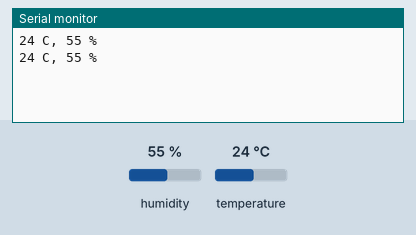
Bench run of a sketch on a simulated Arduino Uno, built with avr-gcc and run on an emulated ATmega328P. Shown: the last lines printed to the serial monitor. The inputs (shaded band) are chosen by the test bench; at power-on: humidity 55 %, temperature 24 °C.

Above: at 3.3 s.
3.4 s: humidity set to 22 %
At 5.8 s:
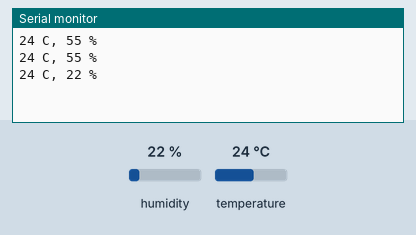
6.7 s: temperature set to 12 °C
At 8.6 s:
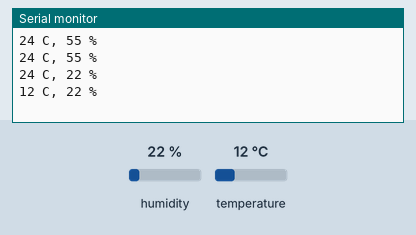
10.0 s: humidity set to 40 %
At 11.3 s:
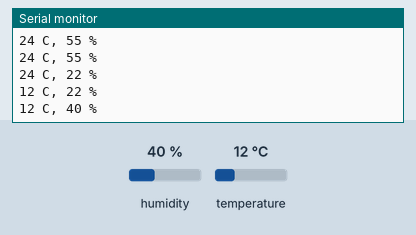
Timing chart, 0 to 13.0 s (numbered marks = the images above; inputs shaded):
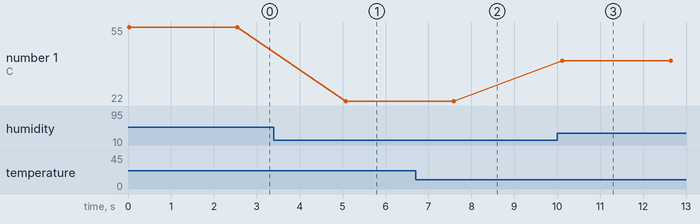

Measured:
- after the input at 3.4 s, the serial monitor: prints a new line after 1.7 s (image 1)
- after the input at 6.7 s, the serial monitor: prints a new line after 0.89 s (image 2)
- after the input at 10.0 s, the serial monitor: prints a new line after 0.12 s (image 3)
- plotted number 1: 55 → 22 after the input at 3.4 s, 22 → 40 after the input at 10.0 s

The sketch:

036-dht11.ino
```cpp
/*
  036 - DHT11
*/
#include <SimpleDHT.h>

int pinDHT11 = 2;
SimpleDHT11 dht11(pinDHT11);

void setup() {
  Serial.begin(9600);
}

void loop() {
  byte temperature = 0;
  byte humidity = 0;

  dht11.read(&temperature, &humidity, NULL);
  Serial.print((int)temperature); Serial.print(" C, ");
  Serial.print((int)humidity); Serial.println(" %");

  delay(2500);
}
```
